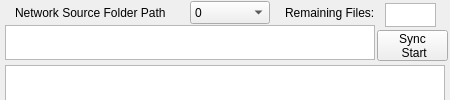
<?xml version="1.0" encoding="UTF-8"?>
<ui version="4.0">
 <class>AutoSyncClass</class>
 <widget class="QWidget" name="AutoSyncClass">
  <property name="geometry">
   <rect>
    <x>0</x>
    <y>0</y>
    <width>450</width>
    <height>100</height>
   </rect>
  </property>
  <property name="windowTitle">
   <string>AutoSync_241202</string>
  </property>
  <widget class="QTextEdit" name="from">
   <property name="geometry">
    <rect>
     <x>5</x>
     <y>25</y>
     <width>370</width>
     <height>35</height>
    </rect>
   </property>
   <property name="html">
    <string>&lt;!DOCTYPE HTML PUBLIC &quot;-//W3C//DTD HTML 4.0//EN&quot; &quot;http://www.w3.org/TR/REC-html40/strict.dtd&quot;&gt;
&lt;html&gt;&lt;head&gt;&lt;meta name=&quot;qrichtext&quot; content=&quot;1&quot; /&gt;&lt;style type=&quot;text/css&quot;&gt;
p, li { white-space: pre-wrap; }
&lt;/style&gt;&lt;/head&gt;&lt;body style=&quot; font-family:'SimSun'; font-size:9pt; font-weight:400; font-style:normal;&quot;&gt;
&lt;p style=&quot;-qt-paragraph-type:empty; margin-top:0px; margin-bottom:0px; margin-left:0px; margin-right:0px; -qt-block-indent:0; text-indent:0px;&quot;&gt;&lt;br /&gt;&lt;/p&gt;&lt;/body&gt;&lt;/html&gt;</string>
   </property>
  </widget>
  <widget class="QLabel" name="label">
   <property name="geometry">
    <rect>
     <x>15</x>
     <y>5</y>
     <width>160</width>
     <height>16</height>
    </rect>
   </property>
   <property name="text">
    <string>Network Source Folder Path</string>
   </property>
  </widget>
  <widget class="QPushButton" name="pushButton_Manual">
   <property name="geometry">
    <rect>
     <x>377</x>
     <y>30</y>
     <width>71</width>
     <height>31</height>
    </rect>
   </property>
   <property name="text">
    <string>Sync 
 Start</string>
   </property>
  </widget>
  <widget class="QTextBrowser" name="log">
   <property name="geometry">
    <rect>
     <x>5</x>
     <y>65</y>
     <width>440</width>
     <height>400</height>
    </rect>
   </property>
  </widget>
  <widget class="QLabel" name="label_2">
   <property name="geometry">
    <rect>
     <x>285</x>
     <y>5</y>
     <width>95</width>
     <height>16</height>
    </rect>
   </property>
   <property name="text">
    <string>Remaining Files: </string>
   </property>
  </widget>
  <widget class="QTextBrowser" name="textBrowser_files">
   <property name="geometry">
    <rect>
     <x>385</x>
     <y>3</y>
     <width>51</width>
     <height>24</height>
    </rect>
   </property>
  </widget>
  <widget class="QComboBox" name="comboBox">
   <property name="geometry">
    <rect>
     <x>190</x>
     <y>1</y>
     <width>80</width>
     <height>23</height>
    </rect>
   </property>
   <item>
    <property name="text">
     <string>0</string>
    </property>
   </item>
   <item>
    <property name="text">
     <string>1</string>
    </property>
   </item>
   <item>
    <property name="text">
     <string>2</string>
    </property>
   </item>
   <item>
    <property name="text">
     <string>3</string>
    </property>
   </item>
   <item>
    <property name="text">
     <string>4</string>
    </property>
   </item>
   <item>
    <property name="text">
     <string>5</string>
    </property>
   </item>
   <item>
    <property name="text">
     <string>6</string>
    </property>
   </item>
   <item>
    <property name="text">
     <string>7</string>
    </property>
   </item>
   <item>
    <property name="text">
     <string>8</string>
    </property>
   </item>
   <item>
    <property name="text">
     <string>9</string>
    </property>
   </item>
   <item>
    <property name="text">
     <string>10</string>
    </property>
   </item>
   <item>
    <property name="text">
     <string>11</string>
    </property>
   </item>
   <item>
    <property name="text">
     <string>12</string>
    </property>
   </item>
   <item>
    <property name="text">
     <string>13</string>
    </property>
   </item>
   <item>
    <property name="text">
     <string>14</string>
    </property>
   </item>
   <item>
    <property name="text">
     <string>15</string>
    </property>
   </item>
   <item>
    <property name="text">
     <string>16</string>
    </property>
   </item>
   <item>
    <property name="text">
     <string>17</string>
    </property>
   </item>
   <item>
    <property name="text">
     <string>18</string>
    </property>
   </item>
   <item>
    <property name="text">
     <string>19</string>
    </property>
   </item>
   <item>
    <property name="text">
     <string>20</string>
    </property>
   </item>
   <item>
    <property name="text">
     <string>21</string>
    </property>
   </item>
   <item>
    <property name="text">
     <string>22</string>
    </property>
   </item>
   <item>
    <property name="text">
     <string>23</string>
    </property>
   </item>
   <item>
    <property name="text">
     <string>24</string>
    </property>
   </item>
   <item>
    <property name="text">
     <string>25</string>
    </property>
   </item>
   <item>
    <property name="text">
     <string>26</string>
    </property>
   </item>
   <item>
    <property name="text">
     <string>27</string>
    </property>
   </item>
   <item>
    <property name="text">
     <string>28</string>
    </property>
   </item>
   <item>
    <property name="text">
     <string>29</string>
    </property>
   </item>
   <item>
    <property name="text">
     <string>30</string>
    </property>
   </item>
   <item>
    <property name="text">
     <string>31</string>
    </property>
   </item>
  </widget>
 </widget>
 <layoutdefault spacing="6" margin="11"/>
 <resources>
  <include location="AutoSync.qrc"/>
 </resources>
 <connections/>
</ui>
